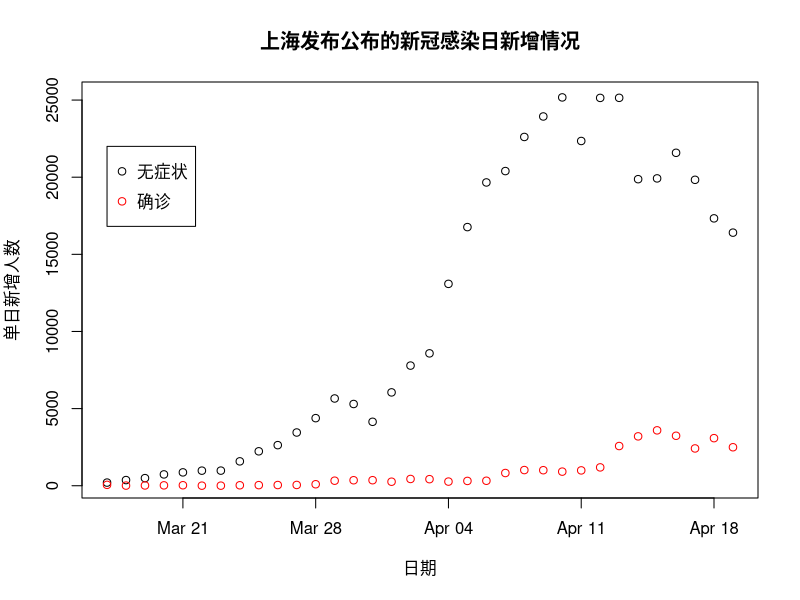
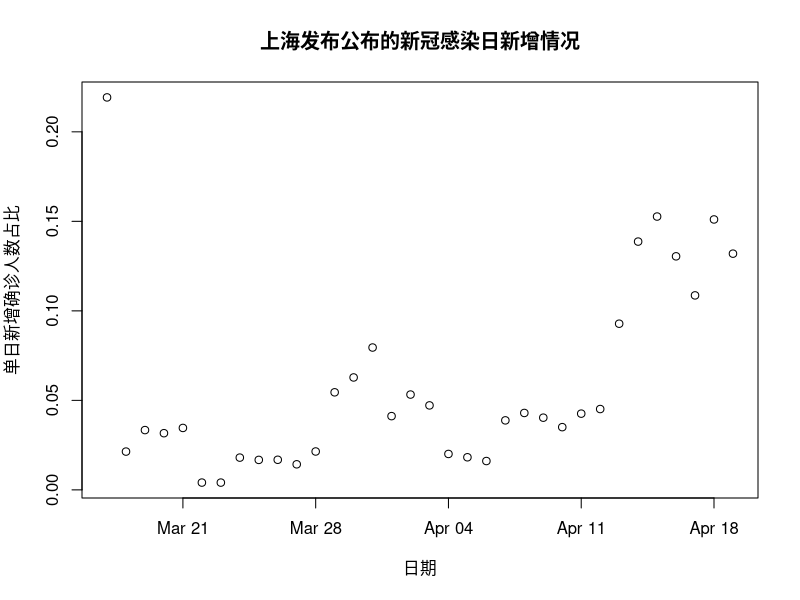
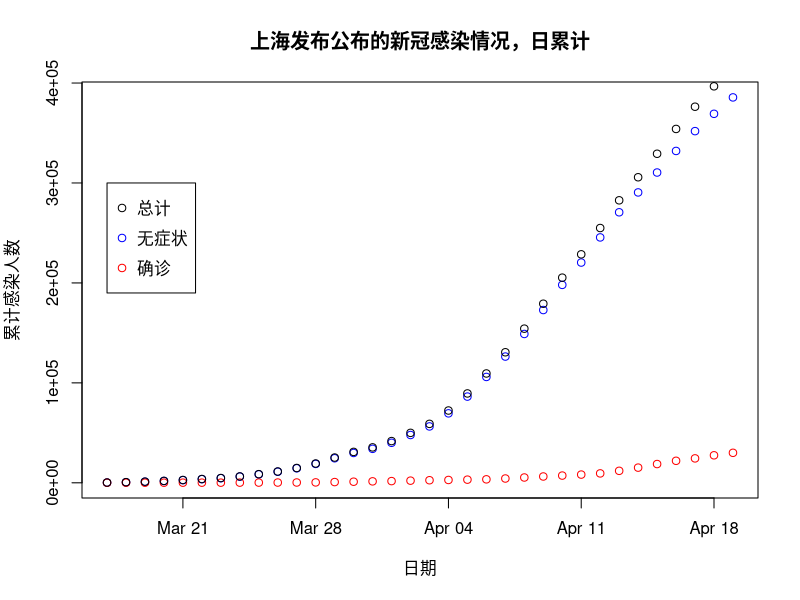
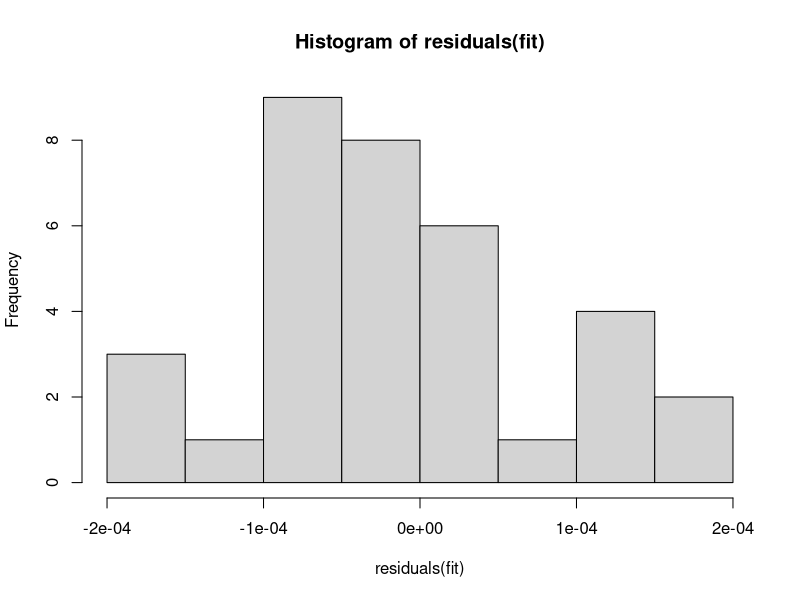
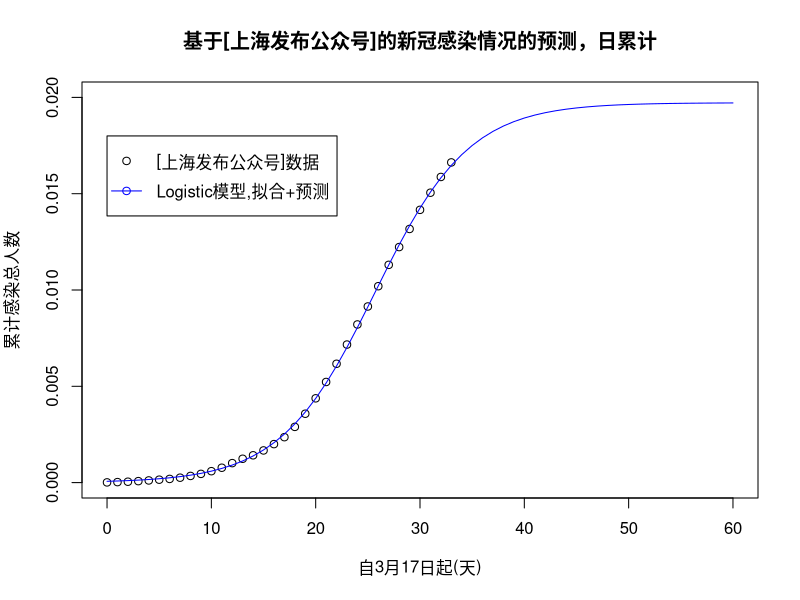
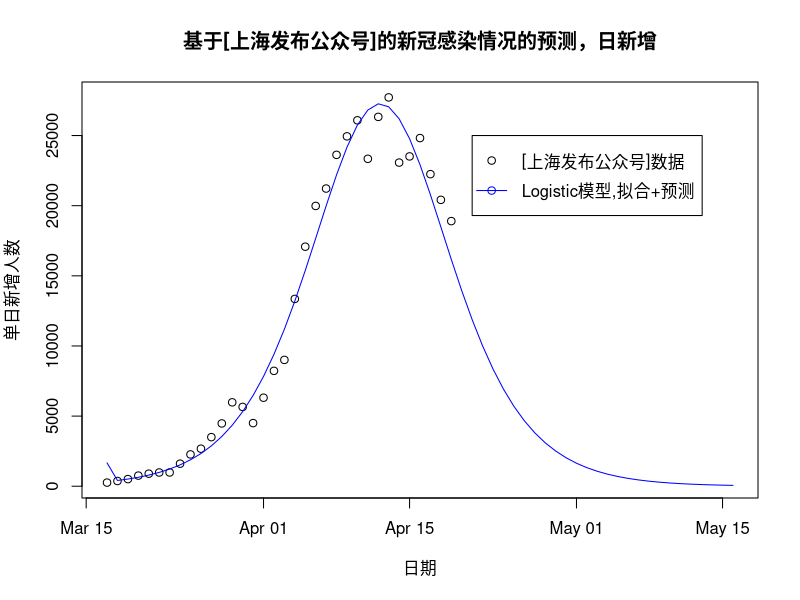
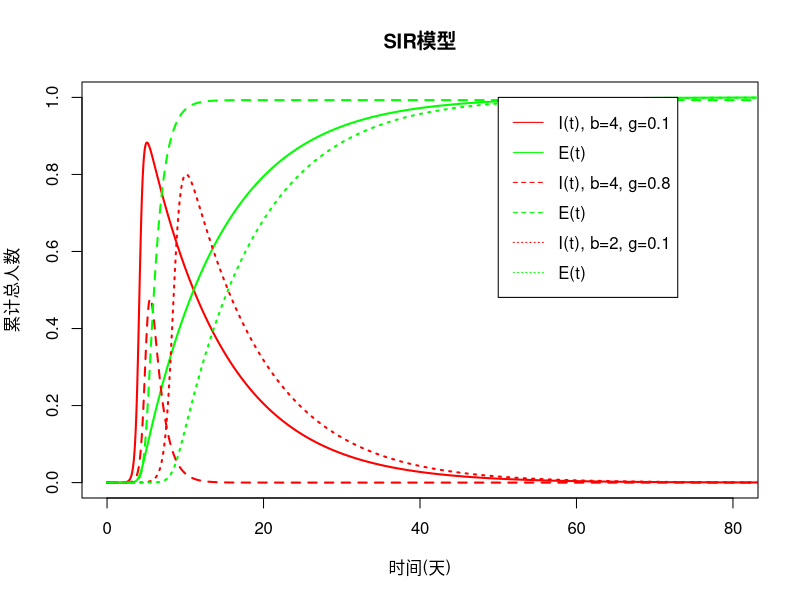
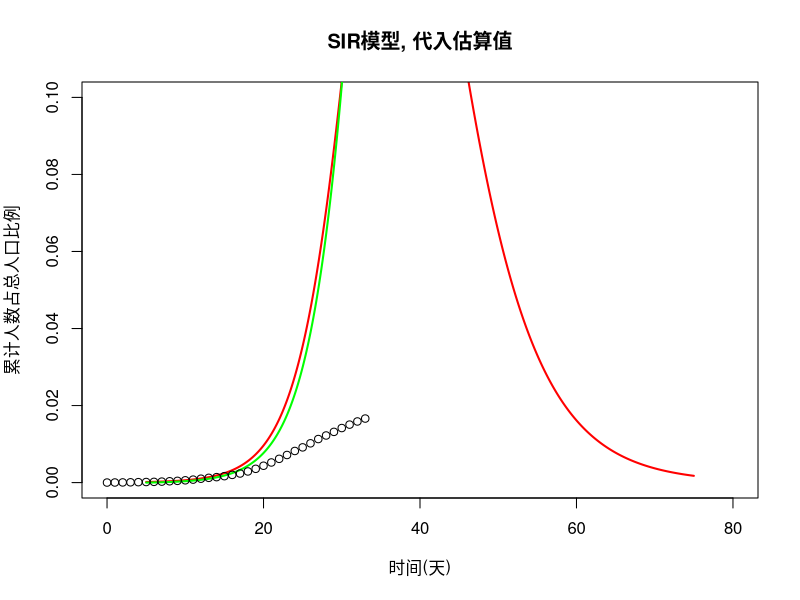

The R script that drew these images, in order:
## ---- chunk 1
knitr::opts_chunk$set(echo = TRUE)
library(deSolve)
## ---- chunk 2
df <- read.csv("SH_COVID19.csv")
df$date <- as.Date(df$date)
tail(df)
## ---- chunk 3
plot(df$date,df$new.asympt.cases, col="black",
     xlab="日期", ylab="单日新增人数")
points(df$date,df$new.cases, col="red")
legend(df$date[1], 22000, c("无症状","确诊"), col=c("black","red"), 
       pch=c(1,1), y.intersp=1.5)
title("上海发布公布的新冠感染日新增情况")
## ---- chunk 4
plot(df$date, df$new.cases/(df$new.asympt.cases+df$new.cases), col="black",
     xlab="日期", ylab="单日新增确诊人数占比")
title("上海发布公布的新冠感染日新增情况")
## ---- chunk 5
T1n <- cumsum(df$new.cases)
T2n <- cumsum(df$new.asympt.cases)
Tn <- T1n + T2n
plot(df$date,T2n, col="blue",
     xlab="日期", ylab="累计感染人数")
points(df$date, T1n, col="red")
points(df$date, Tn, col="black")
legend(df$date[1], 300000, c("总计","无症状","确诊"), col=c("black","blue","red"), 
       pch=c(1,1), y.intersp=1.5)
title("上海发布公布的新冠感染情况，日累计")
## ---- chunk 6
population <- 2.5e7
infection <- data.frame(In = Tn / population,
                        t = seq(from=0,to=length(df$date)-1,by=1))
fit <- nls(In ~ SSlogis(t, Asym, xmid, scal), data=infection)
summary(fit)
## ---- chunk 7
hist(residuals(fit),breaks=10)
## ---- chunk 8
t1 <- seq(from=0,to=60,by=1)
plot(In ~ t, data=infection, col="black", xlim=c(0,60), ylim=c(0,0.02),
     xlab="自3月17日起(天)", ylab="累计感染总人数")
lines(t1, as.numeric(predict(fit, newdata=data.frame(t=t1))), col="blue")
legend(0, 0.018, c("[上海发布公众号]数据","Logistic模型,拟合+预测"), col=c("black","blue"), 
       pch=c(1,1), lty=c(0,1), y.intersp=1.5)
title("基于[上海发布公众号]的新冠感染情况的预测，日累计")
## ---- chunk 9
d <- diff(c(0,as.numeric(predict(fit, newdata=data.frame(t=t1)))))
newdate <- seq.Date(from=df$date[1],to=as.Date(df$date[1]+60),by="day")
plot(df$date, df$new.asympt.cases+df$new.cases, col="black", xlim=c(newdate[1],newdate[61]),
     xlab="日期", ylab="单日新增人数")
lines(newdate, population * d, col="blue")
legend(newdate[36], 25000, c("[上海发布公众号]数据","Logistic模型,拟合+预测"), col=c("black","blue"), 
       pch=c(1,1), lty=c(0,1), y.intersp=1.5)
title("基于[上海发布公众号]的新冠感染情况的预测，日新增")
## ---- chunk 10

SIR_model <- function(t, state, parameters) {
  with(as.list(c(state, parameters)),{
    dS <- -beta*I*S
    dI <-  beta*I*S - gamma*I
    dR <-  gamma*I
    list(c(dS,dI,dR))
  }) # end with(as.list ...
}

SIR <- function(t, beta, gamma, I0, R0){
  params <- c(beta=beta,gamma=gamma)
  state  <- c(S=1.0-I0-R0,I=I0,R=R0)
  out <- ode(y = state, times = t, 
             func = SIR_model, 
             parms = params, 
             method="rk4")
  return(out)
}
## ---- chunk 11
t <- seq(from=0, to=100, by=0.02)
simul1 <- as.data.frame(SIR(t, 4, 0.1, 1e-7,0))
simul2 <- as.data.frame(SIR(t, 4, 0.8, 1e-7,0))
simul3 <- as.data.frame(SIR(t, 2, 0.1, 1e-7,0))
plot( simul1$time, simul1$I, lty=1, col="red", type="l", lwd=2,
      xlim=c(0,80),ylim=c(0,1),
      xlab="时间(天)", ylab="累计总人数" )
lines(simul1$time, simul1$R, lty=1, col="green",lwd=2)
lines(simul2$time, simul2$I, lty=2, col="red",  lwd=2)
lines(simul2$time, simul2$R, lty=2, col="green",lwd=2)
lines(simul3$time, simul3$I, lty=3, col="red",  lwd=2)
lines(simul3$time, simul3$R, lty=3, col="green",lwd=2)
legend(50, 1.0, c("I(t), b=4, g=0.1","E(t)",
                  "I(t), b=4, g=0.8","E(t)",
                  "I(t), b=2, g=0.1","E(t)"), 
       col=c("red","green","red","green","red","green"), 
       lty=c(1,1,2,2,3,3), y.intersp=1.5)
title("SIR模型")
## ---- chunk 12
i0 <- 6 # df[6,1] = "2022-03-22"
population <- 2.5e7 
In <- cumsum(df$new.cases + df$new.asympt.cases) / population
Sn <- (1-In)
t  <- seq(from=0,to=nrow(df)-1,by=1)
t5 <- t[i0:(i0+4)]
log_S0_a <- log(Sn[i0:(i0+4)])
fit_for_beta <- lm(log_S0_a ~ t5)
c <- as.numeric(fit_for_beta$coefficients["t5"])
beta_estim <- -c/(In[i0]) # tends to overestimate
beta_estim
## ---- chunk 13
i0 <- 6
log_In <- log(In[i0:(i0+4)])
t5 <- t[i0:(i0+4)]
fit_for_gamma <- lm(log_In ~ t5)
gamma_estim <- beta_estim - as.numeric(fit_for_gamma$coefficients["t5"])
gamma_estim
## ---- chunk 14
i0 <- 6 # df[6,1] = "2022-03-22"
t <- seq(from=0, to=70, by=0.02)
tdata <- seq(from=0, to=nrow(df)-1, by=1)
simul_estim <- as.data.frame(SIR(t, beta_estim, gamma_estim, 
                                 In[i0], 0))
plot( simul_estim$time+i0-1, simul_estim$I, lty=1, col="red", type="l", lwd=2,
      xlim=c(0,80),ylim=c(0,0.1),
      xlab="时间(天)", ylab="累计人数占总人口比例" )
lines(simul_estim$time+i0-1, simul_estim$R, lty=1, col="green",lwd=2)
points(tdata, In, col="black")
legend(50, 0.4, 
       c("I(t)","R(t)","data"), 
       col=c("red","green","black"), 
       lty=c(1,1,0), pch=c(1,1,1), y.intersp=1.5)
title("SIR模型, 代入估算值")
## ---- chunk 15
N <- nrow(df)
i0 <- 6 # skip the first 5 days  
population <- 2.5e7
In <- cumsum(df$new.cases + df$new.asympt.cases) / population
In_partial <- In[i0:N]
t_0_02 <- seq(from=0,to=N-i0,by=0.02)
msk <- seq(from=1,to=length(t_0_02),by=50)
wght<- exp(0.1 * seq(from=0, to=N-i0, by=1))
wght<- wght/sum(wght)
cost <- function(In0, beta, gamma, Rn0){
  pred <- SIR(t_0_02, beta, gamma, In0, Rn0)
  r <- sum((pred[msk,3]-In_partial)*(pred[msk,3]-In_partial)*wght)
  return(1e4*r)
}
## ---- chunk 16
# fit
L <- function(p){ return(cost(In[i0], p[1],p[2],p[3])) }
opt <- optim(c(beta_estim, gamma_estim, 1e-8), L, 
             method="BFGS", control=c(maxit=20000))
opt$par
## ---- chunk 17
SEIR_model <- function(t, state, parameters) {
  with(as.list(c(state, parameters)),{
    dS <- -beta*I*S
    dE <-  beta*I*S - alpha*E
    dI <-  alpha*E - gamma*I
    dR <-  gamma*I
    list(c(dS,dE,dI,dR))
  }) # end with(as.list ...
}

SEIR <- function(t, alpha, beta, gamma, E0, I0, R0){
  params <- c(beta=beta,gamma=gamma,alpha=alpha)
  state  <- c(S=1.0-E0-I0-R0,E=E0,I=I0,R=R0)
  out <- ode(y = state, times = t, 
             func = SEIR_model, 
             parms = params, 
             method="rk4")
  return(out)
}
## ---- chunk 18
t <- seq(from=0, to=100, by=0.02)
simul1 <- as.data.frame(SEIR(t, 0.2, 4, 0.1, 0,1e-7,0))
simul2 <- as.data.frame(SEIR(t, 0.2, 4, 0.8, 0,1e-7,0))
simul3 <- as.data.frame(SEIR(t, 0.5, 4, 0.1, 0,1e-7,0))
plot( simul1$time, simul1$I, lty=1, col="red", type="l", lwd=2,
      xlim=c(0,80),ylim=c(0,1),
      xlab="时间(天)", ylab="累计总人数" )
lines(simul1$time, simul1$E, lty=1, col="blue", lwd=2)
lines(simul1$time, simul1$R, lty=1, col="green",lwd=2)
lines(simul2$time, simul2$I, lty=2, col="red",  lwd=2)
lines(simul2$time, simul2$E, lty=2, col="blue", lwd=2)
lines(simul2$time, simul2$R, lty=2, col="green",lwd=2)
lines(simul3$time, simul3$I, lty=3, col="red",  lwd=2)
lines(simul3$time, simul3$E, lty=3, col="blue", lwd=2)
lines(simul3$time, simul3$R, lty=3, col="green",lwd=2)
legend(50, 1.0, c("I(t), a=0.2, g=0.1","E(t)",
                  "I(t), a=0.2, g=0.8","E(t)",
                  "I(t), a=0.5, g=0.1","E(t)"), 
       col=c("red","blue","red","blue","red","blue"), 
       lty=c(1,1,2,2,3,3), y.intersp=1.5)
title("SEIR模型，b=4")
